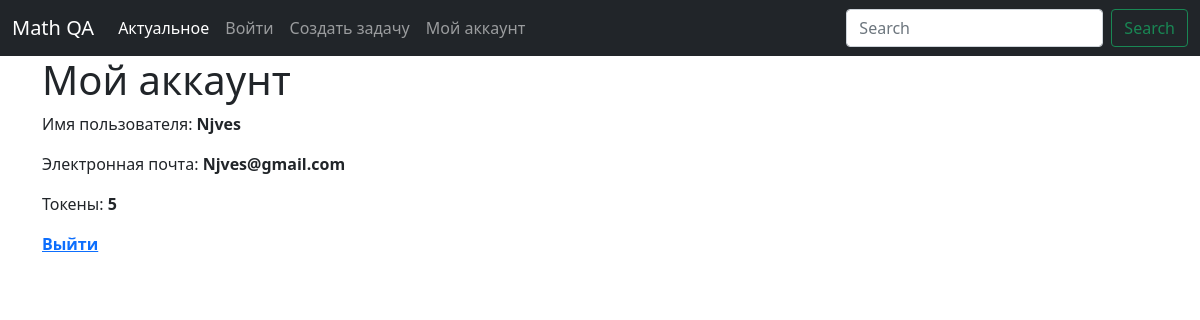
Page /account (signed in) on the earlier database version.
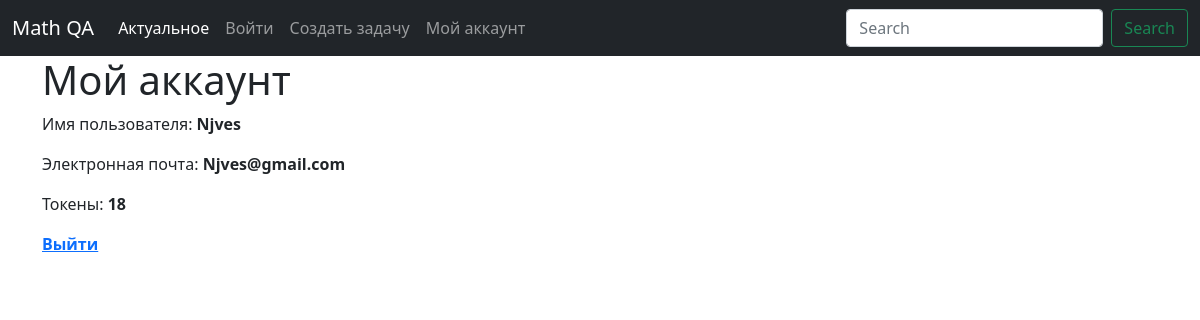
Same page on the later database version.
### app/models.py (models this page shows, shortened)
class User(db.Model, UserMixin):
    id = db.Column(db.Integer, primary_key=True)
    username = db.Column(db.String(64), index=True, unique=True)
    email = db.Column(db.String(120), index=True, unique=True)
    password_hash = db.Column(db.String(128))
    posts = db.relationship('Problem', backref='author', lazy='dynamic')
    tokens = db.Column(db.Integer, default=100)

### app/routes.py (the view)
@app.route('/account')
@login_required
def account():
    return render_template('account.html')

### app/models.py (called while the page is built)
@login.user_loader
def load_user(id):
    return User.query.get(int(id))

### app/templates/account.html (shortened to what this page needs)
{% extends 'base.html' %}
{% block content_title %}
Мой аккаунт
{% endblock %}
{% block content %}
<p>Имя пользователя: <b>{{ current_user.username }}</b> </p>
<p>Электронная почта: <b>{{ current_user.email }}</b></p>
<p>Токены: <b>{{ current_user.tokens }}</b></p>
<b><a href="{{ url_for('logout') }}">Выйти</a></b>
{% endblock %}

### app/templates/base.html (shortened to what this page needs)
<!DOCTYPE html>
<html lang="en">
<head>
    <link href="https://cdn.jsdelivr.net/npm/bootstrap@5.0.0-beta3/dist/css/bootstrap.min.css" rel="stylesheet">
</head>
<body>
<nav class="navbar navbar-expand-lg navbar-dark bg-dark">
    <div class="container-fluid">
        <a class="navbar-brand" href="{{ url_for('index') }}">Math QA</a>
        <div class="collapse navbar-collapse" id="navbarSupportedContent">
            <ul class="navbar-nav me-auto mb-2 mb-lg-0">
                <li class="nav-item">
                    <a class="nav-link active" aria-current="page" href="{{ url_for('index') }}">Актуальное</a>
                </li>
                <li class="nav-item">
                    <a class="nav-link" href="{{ url_for('login') }}">Войти</a>
                </li>
                <li class="nav-item">
                    <a class="nav-link" href="{{ url_for('problem') }}">Создать задачу</a>
                </li>
                <li class="nav-item">
                    <a class="nav-link" href="{{ url_for('account') }}">Мой аккаунт</a>
                </li>
            </ul>
            <form class="d-flex">
                <input class="form-control me-2" type="search" placeholder="Search" aria-label="Search">
                <button class="btn btn-outline-success" type="submit">Search</button>
            </form>
        </div>
    </div>
</nav>
<div class="container">
    <div class="row">
        <h1>
            {% block content_title %}
            {% endblock %}
        </h1>
        {% block content %}
        {% endblock %}
    </div>
</div>
</body>
</html>

Differences in the rows shown:
changed User "Njves": tokens "5" → "18"
